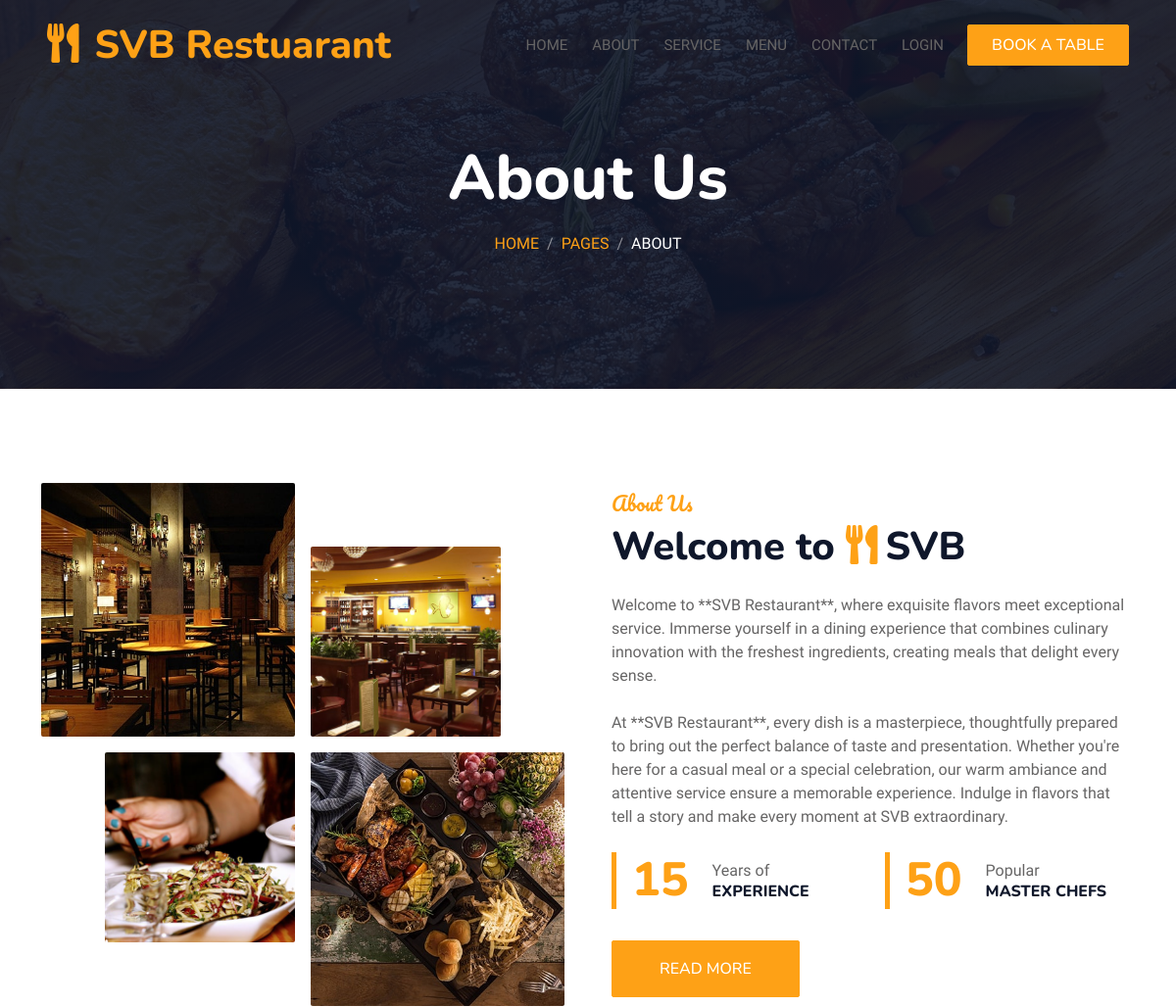
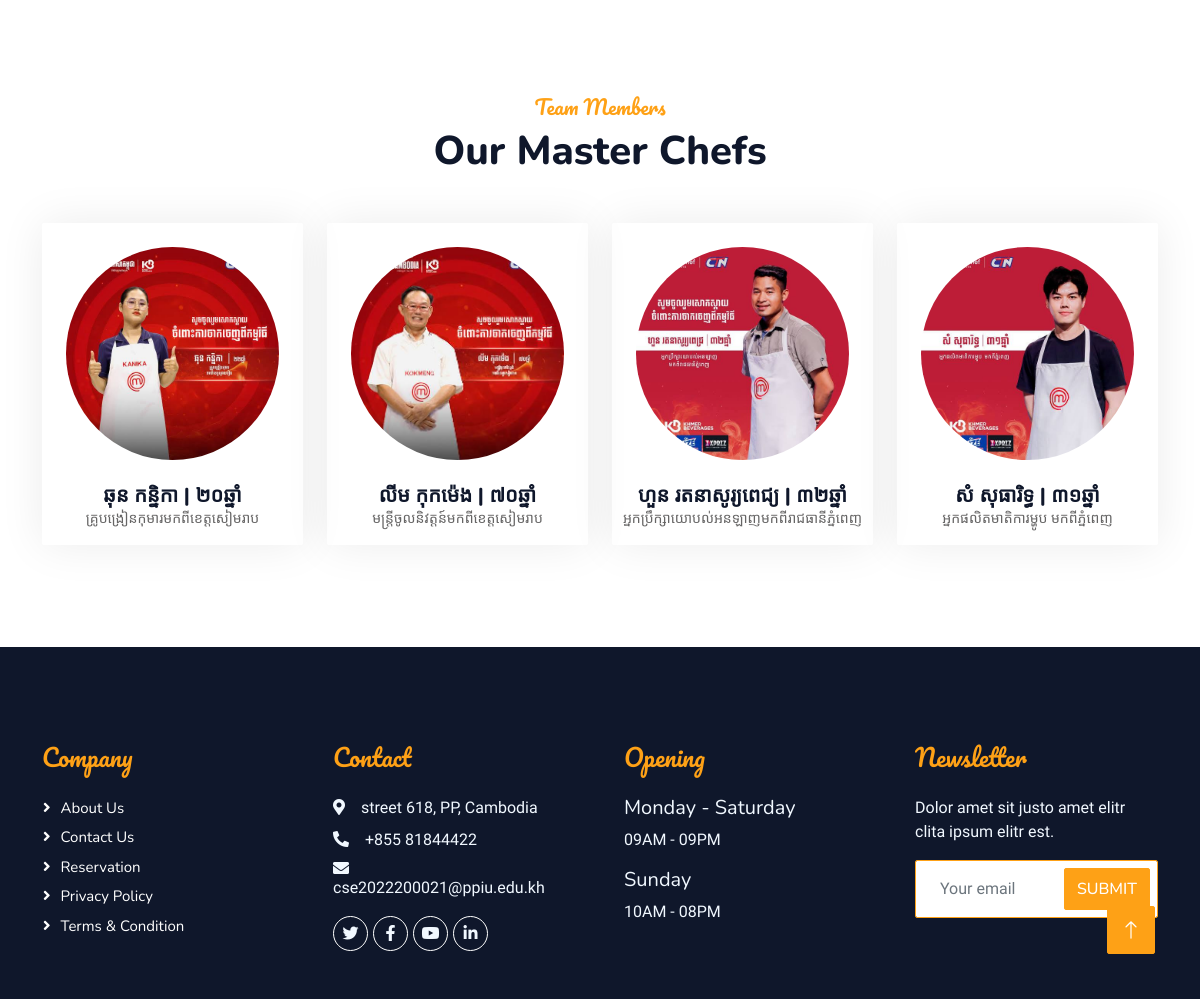
/about.html, run on the app's committed database (2 pictures, top to bottom).
### myapp/models.py (models this page shows, shortened)
class Chef(models.Model):
    name = models.CharField(max_length=200)
    designation = models.CharField(max_length=200, default="", blank=True, null=True)
    image = models.ImageField(upload_to='uploads/product', default="", blank=True, null=True)
    facebook_url = models.URLField(default="", blank=True, null=True)
    twitter_url = models.URLField(default="", blank=True, null=True)
    instagram_url = models.URLField(default="", blank=True, null=True)

### myapp/views.py (the view)
# urls.py: path('about.html',svb_restuarant.about),
def about(request):
    Chefs = Chef.objects.all()
    return render(request,'about.html',{'chefs':Chefs})

### myapp/templates/about.html (shortened to what this page needs)
{%extends 'base.html'%}
{%block content%}
            <div class="container-xxl py-5 bg-dark hero-header mb-5">
                <div class="container text-center my-5 pt-5 pb-4">
                    <h1 class="display-3 text-white mb-3 animated slideInDown">About Us</h1>
                    <nav aria-label="breadcrumb">
                        <ol class="breadcrumb justify-content-center text-uppercase">
                            <li class="breadcrumb-item"><a href="index.html">Home</a></li>
                            <li class="breadcrumb-item"><a href="#">Pages</a></li>
                            <li class="breadcrumb-item text-white active" aria-current="page">About</li>
                        </ol>
                    </nav>
                </div>
            </div>
        </div>
        <div class="container-xxl py-5">
            <div class="container">
                <div class="row g-5 align-items-center">
                    <div class="col-lg-6">
                        <div class="row g-3">
                            <div class="col-6 text-start">
                                <img class="img-fluid rounded w-100 wow zoomIn" data-wow-delay="0.1s" src="/static/img/about-1.jpg">
                            </div>
                            <div class="col-6 text-start">
                                <img class="img-fluid rounded w-75 wow zoomIn" data-wow-delay="0.3s" src="/static/img/about-2.jpg" style="margin-top: 25%;">
                            </div>
                            <div class="col-6 text-end">
                                <img class="img-fluid rounded w-75 wow zoomIn" data-wow-delay="0.5s" src="/static/img/about-3.jpg">
                            </div>
                            <div class="col-6 text-end">
                                <img class="img-fluid rounded w-100 wow zoomIn" data-wow-delay="0.7s" src="/static/img/about-4.jpg">
                            </div>
                        </div>
                    </div>
                    <div class="col-lg-6">
                        <h5 class="section-title ff-secondary text-start text-primary fw-normal">About Us</h5>
                        <h1 class="mb-4">Welcome to <i class="fa fa-utensils text-primary me-2"></i>SVB</h1>
                        <p class="mb-4">Welcome to **SVB Restaurant**, where exquisite flavors meet exceptional service. Immerse yourself in a dining experience that combines culinary innovation with the freshest ingredients, creating meals that delight every sense.</p>
                        <p class="mb-4">At **SVB Restaurant**, every dish is a masterpiece, thoughtfully prepared to bring out the perfect balance of taste and presentation. Whether you're here for a casual meal or a special celebration, our warm ambiance and attentive service ensure a memorable experience. Indulge in flavors that tell a story and make every moment at SVB extraordinary.</p>
                        <div class="row g-4 mb-4">
                            <div class="col-sm-6">
                                <div class="d-flex align-items-center border-start border-5 border-primary px-3">
                                    <h1 class="flex-shrink-0 display-5 text-primary mb-0" data-toggle="counter-up">15</h1>
                                    <div class="ps-4">
                                        <p class="mb-0">Years of</p>
                                        <h6 class="text-uppercase mb-0">Experience</h6>
                                    </div>
                                </div>
                            </div>
                            <div class="col-sm-6">
                                <div class="d-flex align-items-center border-start border-5 border-primary px-3">
                                    <h1 class="flex-shrink-0 display-5 text-primary mb-0" data-toggle="counter-up">50</h1>
                                    <div class="ps-4">
                                        <p class="mb-0">Popular</p>
                                        <h6 class="text-uppercase mb-0">Master Chefs</h6>
                                    </div>
                                </div>
                            </div>
                        </div>
                        <a class="btn btn-primary py-3 px-5 mt-2" href="">Read More</a>
                    </div>
                </div>
            </div>
        </div>
        <div class="container-xxl pt-5 pb-3">
            <div class="container">
                <div class="text-center wow fadeInUp" data-wow-delay="0.1s">
                    <h5 class="section-title ff-secondary text-center text-primary fw-normal">Team Members</h5>
                    <h1 class="mb-5">Our Master Chefs</h1>
                </div>
                <div class="row g-4">
                    {% for chef in chefs %}
                    <div class="col-lg-3 col-md-6 wow fadeInUp" data-wow-delay="0.1s">
                        <div class="team-item text-center rounded overflow-hidden">
                            <div class="rounded-circle overflow-hidden m-4">
                                {% if chef.image %}
                                <img class="img-fluid" src="{{ chef.image.url }}" alt="{{ chef.name }}">
                                {% else %}
                                <img class="img-fluid" src="/static/img/team-1.jpg" alt="{{ chef.name }}">
                                {% endif %}
                            </div>
                            <h5 class="mb-0">{{ chef.name }}</h5>
                            <small>{{ chef.designation|default:"Chef" }}</small>
                        </div>
                    </div>
                    {% endfor %}
                </div>
            </div>
        </div>
 {%endblock%}

### static/css/style.css (style rules this page uses)
.ff-secondary { font-family: 'Pacifico', cursive; }
.btn { font-family: 'Nunito', sans-serif; font-weight: 500; text-transform: uppercase; transition: .5s; }
.btn.btn-primary, .btn.btn-secondary { color: #FFFFFF; }
.hero-header { background: linear-gradient(rgba(15, 23, 43, .9), rgba(15, 23, 43, .9)), url(../img/bg-hero.jpg); background-position: center center; background-repeat: no-repeat; background-size: cover; }
.breadcrumb-item + .breadcrumb-item::before { color: rgba(255, 255, 255, .5); }
.section-title { position: relative; display: inline-block; }
.section-title::before { position: absolute; content: ""; width: 45px; height: 2px; top: 50%; left: -55px; margin-top: -1px; background: var(--primary); }
.section-title::after { position: absolute; content: ""; width: 45px; height: 2px; top: 50%; right: -55px; margin-top: -1px; background: var(--primary); }
.section-title.text-start::before, .section-title.text-end::after { display: none; }
.team-item { box-shadow: 0 0 45px rgba(0, 0, 0, .08); height: calc(100% - 38px); transition: .5s; }
.team-item img { transition: .5s; }

### data on the page
Chef: image (picture), name "ឆុន កន្និកា | ២០ឆ្នាំ", designation "គ្រូបង្រៀនកុមារមកពីខេត្តសៀមរាប"
Chef: image (picture), name "លីម កុកម៉េង | ៧០ឆ្នាំ", designation "មន្ត្រីចូលនិវត្តន៍មកពីខេត្តសៀមរាប"
Chef: image (picture), name "ហួន រតនាសូរ្យពេជ្យ | ៣២ឆ្នាំ", designation "អ្នកប្រឹក្សាយោបល់អនឡាញមកពីរាជធានីភ្នំពេញ"
Chef: image (picture), name "សំ សុធារិទ្ធ | ៣១ឆ្នាំ", designation "អ្នកផលិតមាតិការម្ហូប មកពីភ្នំពេញ"
